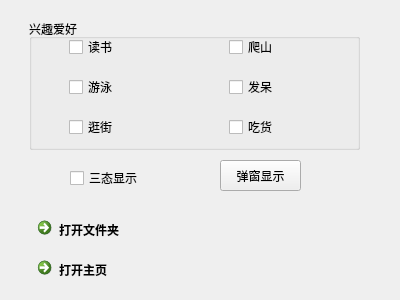
<?xml version="1.0" encoding="UTF-8"?>
<ui version="4.0">
 <class>Widget</class>
 <widget class="QWidget" name="Widget">
  <property name="geometry">
   <rect>
    <x>0</x>
    <y>0</y>
    <width>400</width>
    <height>300</height>
   </rect>
  </property>
  <property name="windowTitle">
   <string>Widget</string>
  </property>
  <widget class="QGroupBox" name="groupBox">
   <property name="geometry">
    <rect>
     <x>29</x>
     <y>19</y>
     <width>331</width>
     <height>131</height>
    </rect>
   </property>
   <property name="title">
    <string>兴趣爱好</string>
   </property>
   <widget class="QCheckBox" name="checkBoxRead">
    <property name="geometry">
     <rect>
      <x>40</x>
      <y>20</y>
      <width>71</width>
      <height>16</height>
     </rect>
    </property>
    <property name="text">
     <string>读书</string>
    </property>
   </widget>
   <widget class="QCheckBox" name="checkBoxClimb">
    <property name="geometry">
     <rect>
      <x>200</x>
      <y>20</y>
      <width>71</width>
      <height>16</height>
     </rect>
    </property>
    <property name="text">
     <string>爬山</string>
    </property>
   </widget>
   <widget class="QCheckBox" name="checkBoxSwim">
    <property name="geometry">
     <rect>
      <x>40</x>
      <y>60</y>
      <width>71</width>
      <height>16</height>
     </rect>
    </property>
    <property name="text">
     <string>游泳</string>
    </property>
   </widget>
   <widget class="QCheckBox" name="checkBoxDaze">
    <property name="geometry">
     <rect>
      <x>200</x>
      <y>60</y>
      <width>71</width>
      <height>16</height>
     </rect>
    </property>
    <property name="text">
     <string>发呆</string>
    </property>
   </widget>
   <widget class="QCheckBox" name="checkBoxShopping">
    <property name="geometry">
     <rect>
      <x>40</x>
      <y>100</y>
      <width>71</width>
      <height>16</height>
     </rect>
    </property>
    <property name="text">
     <string>逛街</string>
    </property>
   </widget>
   <widget class="QCheckBox" name="checkBoxEat">
    <property name="geometry">
     <rect>
      <x>200</x>
      <y>100</y>
      <width>71</width>
      <height>16</height>
     </rect>
    </property>
    <property name="text">
     <string>吃货</string>
    </property>
   </widget>
  </widget>
  <widget class="QCommandLinkButton" name="commandLinkButtonFolder">
   <property name="geometry">
    <rect>
     <x>30</x>
     <y>210</y>
     <width>172</width>
     <height>41</height>
    </rect>
   </property>
   <property name="text">
    <string>打开文件夹</string>
   </property>
  </widget>
  <widget class="QCommandLinkButton" name="commandLinkButtonWeb">
   <property name="geometry">
    <rect>
     <x>30</x>
     <y>250</y>
     <width>172</width>
     <height>41</height>
    </rect>
   </property>
   <property name="text">
    <string>打开主页</string>
   </property>
  </widget>
  <widget class="QPushButton" name="pushButton">
   <property name="geometry">
    <rect>
     <x>220</x>
     <y>160</y>
     <width>81</width>
     <height>31</height>
    </rect>
   </property>
   <property name="text">
    <string>弹窗显示</string>
   </property>
  </widget>
  <widget class="QCheckBox" name="checkBoxTristate">
   <property name="geometry">
    <rect>
     <x>70</x>
     <y>170</y>
     <width>71</width>
     <height>16</height>
    </rect>
   </property>
   <property name="text">
    <string>三态显示</string>
   </property>
  </widget>
 </widget>
 <layoutdefault spacing="6" margin="11"/>
 <resources/>
 <connections/>
</ui>
